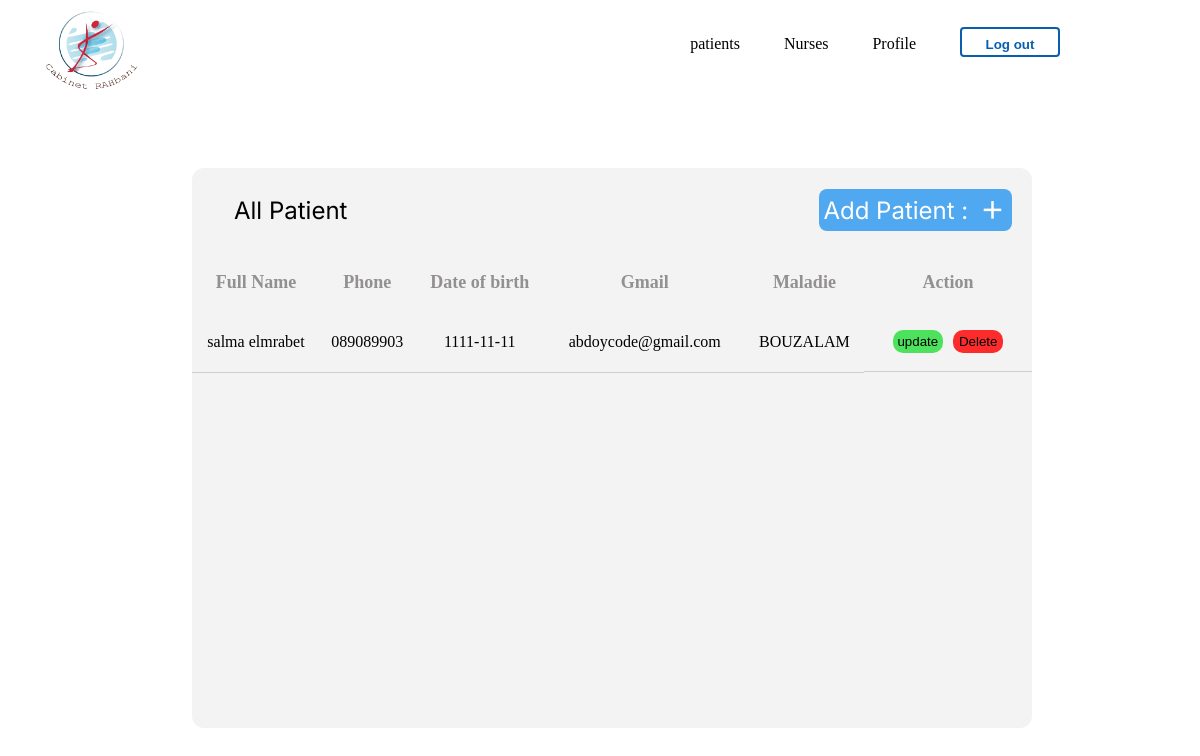
/patient/patient.php, run on the app's committed database.
### tables this page shows
CREATE TABLE `patients` (
  `id` int(11) NOT NULL,
  `nom` varchar(255) NOT NULL,
  `Prenom` varchar(255) NOT NULL,
  `NM` int(11) NOT NULL,
  `Gmail` varchar(255) NOT NULL,
  `DateNaissance` date NOT NULL,
  `Maladie` varchar(255) NOT NULL
);

### patient/patient.php (the view, shortened to what this page needs)
<!DOCTYPE html>
<html lang="en">
<head>
    <link rel="stylesheet" href="./patient.css">
    <link href='https://unpkg.com/boxicons@2.1.1/css/boxicons.min.css' rel='stylesheet'>
    <link rel="stylesheet" href="../nav_bar_P_N_PR/nav_bar.css">
</head>
<?php include '../Parofil_docteur/connection.php'; ?>
<?php
$sql = ' SELECT * FROM patients ';
$result = mysqli_query($conn, $sql);
$patients = mysqli_fetch_all($result, MYSQLI_ASSOC);
?>
<body>
    <header class="header_doc">
        <div class="nav-bar">
            <img src="../index/logo.png" class="logo" />
            <ul class="menu">
                <li id="hh"><a href="./patient.php">patients</a></li>
                <li id="hh"><a href="../Nurese/firmier.php">Nurses</a></li>
                <li class="active" id="hh"><a href="../Parofil_docteur/profil.php">Profile</a></li>
                <li>
                    <a href="../index/index1.html"> <button class="hoo" type="button">Log out</button></a>
                </li>
            </ul>
        </div>
    </header>
    <main class="gestion_P">
        <div class="header_T">
            <div class="all">All Patient
            </div>
            <div class="ajouter">
                <div class="add">Add Patient :</div>
                <i class='bx bx-plus'></i>
            </div>
        </div>
        <div class="scroll">
            <table class="hi">
                <tr class="HEADER">
                    <th>Full Name</th>
                    <th>Phone </th>
                    <th>Date of birth</th>
                    <th>Gmail</th>
                    <th>Maladie</th>
                    <th class="action_D">Action</th>
                </tr>
                <tbody>
                    <?php foreach ($patients as $patient) { ?>
                        <tr>
                            <td class="a"><?php echo $patient["nom"] . " " . $patient["Prenom"]  ?></td>
                            <td class="b"><?php echo "0" . $patient["NM"]  ?></td>
                            <td class="c"><?php echo $patient["DateNaissance"] ?></td>
                            <td class="d"><?php echo $patient["Gmail"]  ?></td>
                            <td class="e"><?php echo $patient["Maladie"]  ?></td>
                            <td class="action_BOttonat">
                                <form action=<?php echo "patient.php?id=" . $patient["id"]  ?> action="" method="post">
                                    <input type="submit" class="but1" data-id="<?= $patient["id"] ?>" name="modifier" value="update"></input>
                                    <input type="submit" class="but2" name="delete" value="Delete"></input>
                                </form>
                            </td>
                        </tr>
                    <?php } ?>
                </tbody>
            </table>
        </div>
    </main>
</body>
</html>

### patient/patient.css (style rules this page uses)
* { padding: 0; margin: 0; -webkit-box-sizing: border-box; box-sizing: border-box; }
.gestion_P { background-color: #f3f3f4; position: absolute; top: 21%; left: 16%; width: 70vw; height: 70vh; border-radius: 12px; }
.header_T { border-top-left-radius: 12px; border-top-right-radius: 12px; display: -webkit-box; display: -ms-flexbox; display: flex; -webkit-box-pack: justify; -ms-flex-pack: justify; justify-content: space-between; -webkit-box-align: center; -ms-flex-align: center; align-items: center; width: 100%; height: 15%; }
.ajouter { display: -webkit-box; display: -ms-flexbox; display: flex; width: 23%; height: 50%; -ms-flex-pack: distribute; justify-content: space-around; -webkit-box-align: center; -ms-flex-align: center; align-items: center; font-size: 24px; background-color: #4fa8f0; border-radius: 8px; margin: 0px 20px; font-family: "inter", sans-serif; color: white; cursor: pointer; }
.ajouter i { font-size: 30px; }
.all { font-size: 24px; font-family: "inter", sans-serif; padding-left: 5%; }
.scroll { width: 100%; height: 85%; overflow-y: scroll; }
table { width: 100%; border-collapse: collapse; }
table th { color: #939090; font-size: 18px; height: 60px; }
table td { text-align: center; height: 60px; border-bottom: 1px solid rgba(188, 186, 186, 0.64); }
.HEADER { width: 100%; }
.action_D { width: 20%; }
.action_BOttonat { display: -webkit-box; display: -ms-flexbox; display: flex; -webkit-box-pack: center; -ms-flex-pack: center; justify-content: center; gap: 10px; -webkit-box-align: center; -ms-flex-align: center; align-items: center; }
.action_BOttonat form { width: 100%; height: 100%; display: -webkit-box; display: -ms-flexbox; display: flex; gap: 10px; -webkit-box-pack: center; -ms-flex-pack: center; justify-content: center; -webkit-box-align: center; -ms-flex-align: center; align-items: center; }
.action_BOttonat input { width: 30%; height: 40%; border: none; border-radius: 10px; }
.but1 { background-color: rgba(14, 221, 35, 0.72); width: 40%; height: 40%; border: none; border-radius: 8px; }
.but2 { background-color: rgba(254, 23, 23, 0.9); width: 40%; height: 40%; border: none; border-radius: 8px; }

### nav_bar_P_N_PR/nav_bar.css (style rules this page uses)
.header_doc { width: 100%; height: 17%; margin-top: -3%; position: fixed; }
.header_doc .nav-bar { width: 100%; height: 17%; position: fixed; padding: 35px 0; display: -webkit-box; display: -ms-flexbox; display: flex; -webkit-box-align: center; -ms-flex-align: center; align-items: center; -webkit-box-pack: justify; -ms-flex-pack: justify; justify-content: space-between; background: #fff; z-index: 10; }
.header_doc .logo { width: 180px; margin-left: 3px; margin-top: 3%; }
.header_doc .menu { display: block; list-style-type: disc; -webkit-margin-before: 1em; margin-block-start: 1em; -webkit-margin-after: 1em; margin-block-end: 1em; -webkit-margin-start: 0px; margin-inline-start: 0px; -webkit-margin-end: 0px; margin-inline-end: 0px; -webkit-padding-start: 40px; padding-inline-start: 40px; margin-right: 10%; margin-top: 3%; gap: 20px; }
.header_doc .nav-bar ul #hh::after { content: ""; height: 2px; width: 0; background: #17076d; position: absolute; bottom: -5px; left: 0; -webkit-transition: 0.5s; transition: 0.5s; }
.header_doc ul li { display: inline-block; list-style: none; margin: 0 20px; position: relative; }
.header_doc ul li a { text-decoration: none; color: black; }
.header_doc .hoo { cursor: pointer; width: 100px; height: 30px; background-color: transparent; border-radius: 4px; border: 2px solid #095fae; color: #095fae; font-weight: bold; padding: 4% 0 0 0; }

### data on the page
patients: nom "salma", Prenom "elmrabet", NM "89089903", DateNaissance "1111-11-11", Gmail "abdoycode@gmail.com", Maladie "BOUZALAM"
